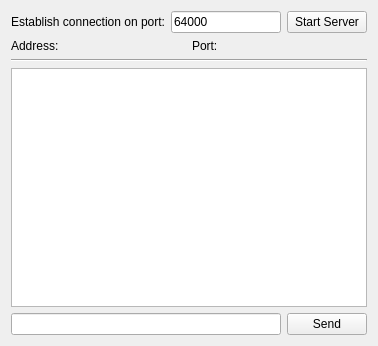
<?xml version="1.0" encoding="UTF-8"?>
<ui version="4.0">
 <class>Widget</class>
 <widget class="QWidget" name="Widget">
  <property name="geometry">
   <rect>
    <x>0</x>
    <y>0</y>
    <width>378</width>
    <height>346</height>
   </rect>
  </property>
  <property name="windowTitle">
   <string>Widget</string>
  </property>
  <layout class="QVBoxLayout" name="verticalLayout">
   <item>
    <layout class="QHBoxLayout" name="horizontalLayout_3">
     <item>
      <widget class="QLabel" name="label_2">
       <property name="text">
        <string>Establish connection on port:</string>
       </property>
      </widget>
     </item>
     <item>
      <widget class="QLineEdit" name="lineEdit_2">
       <property name="text">
        <string>64000</string>
       </property>
      </widget>
     </item>
     <item>
      <widget class="QPushButton" name="startButton">
       <property name="text">
        <string>Start Server</string>
       </property>
      </widget>
     </item>
    </layout>
   </item>
   <item>
    <layout class="QHBoxLayout" name="horizontalLayout_2">
     <item>
      <widget class="QLabel" name="label">
       <property name="text">
        <string>Address:</string>
       </property>
      </widget>
     </item>
     <item>
      <widget class="QLabel" name="label_adres">
       <property name="text">
        <string/>
       </property>
      </widget>
     </item>
     <item>
      <widget class="QLabel" name="label_3">
       <property name="text">
        <string>Port:</string>
       </property>
      </widget>
     </item>
     <item>
      <widget class="QLabel" name="label_port">
       <property name="text">
        <string/>
       </property>
      </widget>
     </item>
    </layout>
   </item>
   <item>
    <widget class="Line" name="line">
     <property name="orientation">
      <enum>Qt::Horizontal</enum>
     </property>
    </widget>
   </item>
   <item>
    <widget class="QTextBrowser" name="textBrowser"/>
   </item>
   <item>
    <layout class="QHBoxLayout" name="horizontalLayout">
     <item>
      <widget class="QLineEdit" name="lineEdit"/>
     </item>
     <item>
      <widget class="QPushButton" name="sendButton">
       <property name="text">
        <string>Send</string>
       </property>
      </widget>
     </item>
    </layout>
   </item>
  </layout>
 </widget>
 <layoutdefault spacing="6" margin="11"/>
 <resources/>
 <connections/>
</ui>
